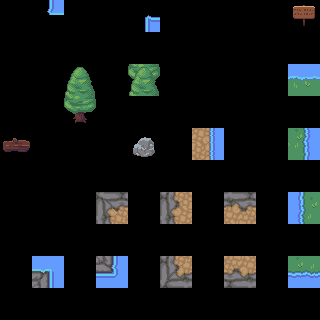

A 2D game scene composited from a Tiled map and its tileset images. What follows is a short description and the map's XML, with every tile layer's data as written:
An orthogonal 10x10 tile map with 32x32 px tiles, 3 tile layers (regions, input_middle, output_middle), 1 hidden layer not drawn.

<map version="1.5" tiledversion="1.7.0" orientation="orthogonal" renderorder="right-down" width="10" height="10" tilewidth="32" tileheight="32" infinite="0" nextlayerid="5" nextobjectid="1">
 <tileset firstgid="1" source="nature.tsx" />
 <layer id="1" name="regions" width="10" height="10">
  <data encoding="csv">
0,171,0,0,131,0,0,0,0,3,
0,0,0,0,0,0,0,0,0,0,
0,0,1,0,2,0,0,0,0,67,
0,0,21,0,0,0,0,0,0,0,
5,0,0,0,23,0,93,0,0,88,
0,0,0,0,0,0,0,0,0,0,
0,0,0,136,0,156,0,137,0,86,
0,0,0,0,0,0,0,0,0,0,
0,20,0,40,0,176,0,177,0,107,
0,0,0,0,0,0,0,0,0,0
</data>
 </layer>
 <layer id="2" name="input_middle" width="10" height="10">
  <data encoding="csv">
0,171,0,0,131,0,0,0,0,3,
0,0,0,0,0,0,0,0,0,0,
0,0,1,0,2,0,0,0,0,67,
0,0,21,0,0,0,0,0,0,0,
5,0,0,0,23,0,93,0,0,88,
0,0,0,0,0,0,0,0,0,0,
0,0,0,136,0,156,0,137,0,86,
0,0,0,0,0,0,0,0,0,0,
0,20,0,40,0,176,0,177,0,107,
0,0,0,0,0,0,0,0,0,0
</data>
 </layer>
 <layer id="3" name="output_middle" width="10" height="10">
  <data encoding="csv">
0,171,0,0,131,0,0,0,0,3,
0,0,0,0,0,0,0,0,0,0,
0,0,1,0,2,0,0,0,0,67,
0,0,21,0,0,0,0,0,0,0,
5,0,0,0,23,0,93,0,0,88,
0,0,0,0,0,0,0,0,0,0,
0,0,0,136,0,156,0,137,0,86,
0,0,0,0,0,0,0,0,0,0,
0,20,0,40,0,176,0,177,0,107,
0,0,0,0,0,0,0,0,0,0
</data>
 </layer>
 <layer id="4" name="output_collision" width="10" height="10" visible="0">
  <data encoding="csv">
0,7,0,0,7,0,0,0,0,7,
0,0,0,0,0,0,0,0,0,0,
0,0,0,0,7,0,0,0,0,7,
0,0,7,0,0,0,0,0,0,0,
7,0,0,0,7,0,7,0,0,7,
0,0,0,0,0,0,0,0,0,0,
0,0,0,7,0,7,0,7,0,7,
0,0,0,0,0,0,0,0,0,0,
0,7,0,7,0,7,0,7,0,7,
0,0,0,0,0,0,0,0,0,0
</data>
 </layer>
</map>